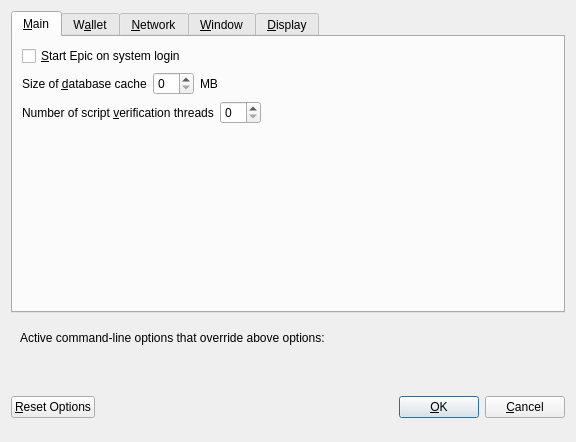
<?xml version="1.0" encoding="UTF-8"?>
<ui version="4.0">
 <class>OptionsDialog</class>
 <widget class="QDialog" name="OptionsDialog">
  <property name="geometry">
   <rect>
    <x>0</x>
    <y>0</y>
    <width>576</width>
    <height>442</height>
   </rect>
  </property>
  <property name="windowTitle">
   <string>Options</string>
  </property>
  <property name="modal">
   <bool>true</bool>
  </property>
  <layout class="QVBoxLayout" name="verticalLayout">
   <item>
    <widget class="QTabWidget" name="tabWidget">
     <property name="currentIndex">
      <number>0</number>
     </property>
     <widget class="QWidget" name="tabMain">
      <attribute name="title">
       <string>&amp;Main</string>
      </attribute>
      <layout class="QVBoxLayout" name="verticalLayout_Main">
       <item>
        <widget class="QCheckBox" name="bitcoinAtStartup">
         <property name="toolTip">
          <string>Automatically start Epic after logging in to the system.</string>
         </property>
         <property name="text">
          <string>&amp;Start Epic on system login</string>
         </property>
        </widget>
       </item>
       <item>
        <layout class="QHBoxLayout" name="horizontalLayout_2_Main">
         <item>
          <widget class="QLabel" name="databaseCacheLabel">
           <property name="text">
            <string>Size of &amp;database cache</string>
           </property>
           <property name="textFormat">
            <enum>Qt::PlainText</enum>
           </property>
           <property name="buddy">
            <cstring>databaseCache</cstring>
           </property>
          </widget>
         </item>
         <item>
          <widget class="QSpinBox" name="databaseCache"/>
         </item>
         <item>
          <widget class="QLabel" name="databaseCacheUnitLabel">
           <property name="text">
            <string>MB</string>
           </property>
           <property name="textFormat">
            <enum>Qt::PlainText</enum>
           </property>
          </widget>
         </item>
         <item>
          <spacer name="horizontalSpacer_2_Main">
           <property name="orientation">
            <enum>Qt::Horizontal</enum>
           </property>
           <property name="sizeHint" stdset="0">
            <size>
             <width>40</width>
             <height>20</height>
            </size>
           </property>
          </spacer>
         </item>
        </layout>
       </item>
       <item>
        <layout class="QHBoxLayout" name="horizontalLayout_3_Main">
         <item>
          <widget class="QLabel" name="threadsScriptVerifLabel">
           <property name="text">
            <string>Number of script &amp;verification threads</string>
           </property>
           <property name="textFormat">
            <enum>Qt::PlainText</enum>
           </property>
           <property name="buddy">
            <cstring>threadsScriptVerif</cstring>
           </property>
          </widget>
         </item>
         <item>
          <widget class="QSpinBox" name="threadsScriptVerif">
           <property name="toolTip">
            <string>(0 = auto, &lt;0 = leave that many cores free)</string>
           </property>
          </widget>
         </item>
         <item>
          <spacer name="horizontalSpacer_3_Main">
           <property name="orientation">
            <enum>Qt::Horizontal</enum>
           </property>
           <property name="sizeHint" stdset="0">
            <size>
             <width>40</width>
             <height>20</height>
            </size>
           </property>
          </spacer>
         </item>
        </layout>
       </item>
       <item>
        <spacer name="verticalSpacer_2">
         <property name="orientation">
          <enum>Qt::Vertical</enum>
         </property>
         <property name="sizeHint" stdset="0">
          <size>
           <width>20</width>
           <height>40</height>
          </size>
         </property>
        </spacer>
       </item>
      </layout>
     </widget>
     <widget class="QWidget" name="tabWallet">
      <attribute name="title">
       <string>W&amp;allet</string>
      </attribute>
      <layout class="QVBoxLayout" name="verticalLayout_Wallet">
       <item>
        <layout class="QHBoxLayout" name="horizontalLayout_2_Wallet">
         <item>
          <widget class="QLabel" name="labelStakeSplitThresholdText">
           <property name="text">
            <string>Stake split threshold:</string>
           </property>
          </widget>
         </item>
         <item>
          <widget class="QSpinBox" name="spinBoxStakeSplitThreshold">
           <property name="minimum">
            <number>1</number>
           </property>
           <property name="maximum">
            <number>999999</number>
           </property>
          </widget>
         </item>
        </layout>
       </item>
       <item>
        <widget class="QGroupBox" name="groupBox">
         <property name="title">
          <string>Expert</string>
         </property>
         <layout class="QVBoxLayout" name="verticalLayout_2">
          <item>
           <widget class="QCheckBox" name="coinControlFeatures">
            <property name="toolTip">
             <string>Whether to show coin control features or not.</string>
            </property>
            <property name="text">
             <string>Enable coin &amp;control features</string>
            </property>
           </widget>
          </item>
          <item>
           <widget class="QCheckBox" name="showMasternodesTab">
            <property name="toolTip">
             <string>Show additional tab listing all your masternodes in first sub-tab&lt;br/&gt;and all masternodes on the network in second sub-tab.</string>
            </property>
            <property name="text">
             <string>Show Masternodes Tab</string>
            </property>
           </widget>
          </item>
          <item>
           <widget class="QCheckBox" name="spendZeroConfChange">
            <property name="toolTip">
             <string>If you disable the spending of unconfirmed change, the change from a transaction&lt;br/&gt;cannot be used until that transaction has at least one confirmation.&lt;br/&gt;This also affects how your balance is computed.</string>
            </property>
            <property name="text">
             <string>&amp;Spend unconfirmed change</string>
            </property>
           </widget>
          </item>
         </layout>
        </widget>
       </item>
       <item>
        <spacer name="verticalSpacer_Wallet">
         <property name="orientation">
          <enum>Qt::Vertical</enum>
         </property>
         <property name="sizeHint" stdset="0">
          <size>
           <width>20</width>
           <height>40</height>
          </size>
         </property>
        </spacer>
       </item>
      </layout>
     </widget>
     <widget class="QWidget" name="tabNetwork">
      <attribute name="title">
       <string>&amp;Network</string>
      </attribute>
      <layout class="QVBoxLayout" name="verticalLayout_Network">
       <item>
        <widget class="QCheckBox" name="mapPortUpnp">
         <property name="toolTip">
          <string>Automatically open the Epic client port on the router. This only works when your router supports UPnP and it is enabled.</string>
         </property>
         <property name="text">
          <string>Map port using &amp;UPnP</string>
         </property>
        </widget>
       </item>
       <item>
        <widget class="QCheckBox" name="allowIncoming">
         <property name="toolTip">
          <string>Accept connections from outside</string>
         </property>
         <property name="text">
          <string>Allow incoming connections</string>
         </property>
        </widget>
       </item>
       <item>
        <widget class="QCheckBox" name="connectSocks">
         <property name="toolTip">
          <string>Connect to the Epic network through a SOCKS5 proxy.</string>
         </property>
         <property name="text">
          <string>&amp;Connect through SOCKS5 proxy (default proxy):</string>
         </property>
        </widget>
       </item>
       <item>
        <layout class="QHBoxLayout" name="horizontalLayout_1_Network">
         <item>
          <widget class="QLabel" name="proxyIpLabel">
           <property name="text">
            <string>Proxy &amp;IP:</string>
           </property>
           <property name="textFormat">
            <enum>Qt::PlainText</enum>
           </property>
           <property name="buddy">
            <cstring>proxyIp</cstring>
           </property>
          </widget>
         </item>
         <item>
          <widget class="QValidatedLineEdit" name="proxyIp">
           <property name="minimumSize">
            <size>
             <width>140</width>
             <height>0</height>
            </size>
           </property>
           <property name="maximumSize">
            <size>
             <width>140</width>
             <height>16777215</height>
            </size>
           </property>
           <property name="toolTip">
            <string>IP address of the proxy (e.g. IPv4: 127.0.0.1 / IPv6: ::1)</string>
           </property>
          </widget>
         </item>
         <item>
          <widget class="QLabel" name="proxyPortLabel">
           <property name="text">
            <string>&amp;Port:</string>
           </property>
           <property name="textFormat">
            <enum>Qt::PlainText</enum>
           </property>
           <property name="buddy">
            <cstring>proxyPort</cstring>
           </property>
          </widget>
         </item>
         <item>
          <widget class="QLineEdit" name="proxyPort">
           <property name="minimumSize">
            <size>
             <width>55</width>
             <height>0</height>
            </size>
           </property>
           <property name="maximumSize">
            <size>
             <width>55</width>
             <height>16777215</height>
            </size>
           </property>
           <property name="toolTip">
            <string>Port of the proxy (e.g. 9050)</string>
           </property>
          </widget>
         </item>
         <item>
          <spacer name="horizontalSpacer_1_Network">
           <property name="orientation">
            <enum>Qt::Horizontal</enum>
           </property>
           <property name="sizeHint" stdset="0">
            <size>
             <width>40</width>
             <height>20</height>
            </size>
           </property>
          </spacer>
         </item>
        </layout>
       </item>
       <item>
        <spacer name="verticalSpacer_Network">
         <property name="orientation">
          <enum>Qt::Vertical</enum>
         </property>
         <property name="sizeHint" stdset="0">
          <size>
           <width>20</width>
           <height>40</height>
          </size>
         </property>
        </spacer>
       </item>
      </layout>
     </widget>
     <widget class="QWidget" name="tabWindow">
      <attribute name="title">
       <string>&amp;Window</string>
      </attribute>
      <layout class="QVBoxLayout" name="verticalLayout_Window">
       <item>
        <widget class="QCheckBox" name="minimizeToTray">
         <property name="toolTip">
          <string>Show only a tray icon after minimizing the window.</string>
         </property>
         <property name="text">
          <string>&amp;Minimize to the tray instead of the taskbar</string>
         </property>
        </widget>
       </item>
       <item>
        <widget class="QCheckBox" name="minimizeOnClose">
         <property name="toolTip">
          <string>Minimize instead of exit the application when the window is closed. When this option is enabled, the application will be closed only after selecting Quit in the menu.</string>
         </property>
         <property name="text">
          <string>M&amp;inimize on close</string>
         </property>
        </widget>
       </item>
       <item>
        <spacer name="verticalSpacer_Window">
         <property name="orientation">
          <enum>Qt::Vertical</enum>
         </property>
         <property name="sizeHint" stdset="0">
          <size>
           <width>20</width>
           <height>40</height>
          </size>
         </property>
        </spacer>
       </item>
      </layout>
     </widget>
     <widget class="QWidget" name="tabDisplay">
      <attribute name="title">
       <string>&amp;Display</string>
      </attribute>
      <layout class="QVBoxLayout" name="verticalLayout_Display">
       <item>
        <layout class="QHBoxLayout" name="horizontalLayout_1_Display">
         <item>
          <widget class="QLabel" name="langLabel">
           <property name="text">
            <string>User Interface &amp;language:</string>
           </property>
           <property name="textFormat">
            <enum>Qt::PlainText</enum>
           </property>
           <property name="buddy">
            <cstring>lang</cstring>
           </property>
          </widget>
         </item>
         <item>
          <widget class="QValueComboBox" name="lang">
           <property name="toolTip">
            <string>The user interface language can be set here. This setting will take effect after restarting Epic.</string>
           </property>
          </widget>
         </item>
        </layout>
       </item>
       <item>
        <widget class="Line" name="line">
         <property name="orientation">
          <enum>Qt::Horizontal</enum>
         </property>
        </widget>
       </item>
       <item>
        <layout class="QHBoxLayout" name="horizontalLayout_2_Display">
         <item>
          <widget class="QLabel" name="unitLabel">
           <property name="text">
            <string>&amp;Unit to show amounts in:</string>
           </property>
           <property name="textFormat">
            <enum>Qt::PlainText</enum>
           </property>
           <property name="buddy">
            <cstring>unit</cstring>
           </property>
          </widget>
         </item>
         <item>
          <widget class="QValueComboBox" name="unit">
           <property name="toolTip">
            <string>Choose the default subdivision unit to show in the interface and when sending coins.</string>
           </property>
          </widget>
         </item>
        </layout>
       </item>
       <item>
        <layout class="QHBoxLayout" name="horizontalLayout_5_Display">
         <item>
          <widget class="QLabel" name="digitsLabel">
           <property name="text">
            <string>Decimal digits</string>
           </property>
          </widget>
         </item>
         <item>
          <widget class="QValueComboBox" name="digits"/>
         </item>
        </layout>
       </item>
       <item>
        <layout class="QHBoxLayout" name="horizontalLayout_3_Display">
         <item>
          <widget class="QLabel" name="thirdPartyTxUrlsLabel">
           <property name="toolTip">
            <string>Third party URLs (e.g. a block explorer) that appear in the transactions tab as context menu items. %s in the URL is replaced by transaction hash. Multiple URLs are separated by vertical bar |.</string>
           </property>
           <property name="text">
            <string>Third party transaction URLs</string>
           </property>
           <property name="buddy">
            <cstring>thirdPartyTxUrls</cstring>
           </property>
          </widget>
         </item>
         <item>
          <widget class="QLineEdit" name="thirdPartyTxUrls">
           <property name="toolTip">
            <string>Third party URLs (e.g. a block explorer) that appear in the transactions tab as context menu items. %s in the URL is replaced by transaction hash. Multiple URLs are separated by vertical bar |.</string>
           </property>
          </widget>
         </item>
        </layout>
       </item>
       <item>
        <spacer name="verticalSpacer">
         <property name="orientation">
          <enum>Qt::Vertical</enum>
         </property>
         <property name="sizeHint" stdset="0">
          <size>
           <width>20</width>
           <height>40</height>
          </size>
         </property>
        </spacer>
       </item>
      </layout>
     </widget>
    </widget>
   </item>
   <item>
    <widget class="QFrame" name="frame">
     <layout class="QVBoxLayout" name="verticalLayout_Bottom">
      <item>
       <layout class="QHBoxLayout" name="horizontalLayout_Bottom">
        <item>
         <widget class="QLabel" name="overriddenByCommandLineInfoLabel">
          <property name="text">
           <string>Active command-line options that override above options:</string>
          </property>
          <property name="textFormat">
           <enum>Qt::PlainText</enum>
          </property>
         </widget>
        </item>
        <item>
         <spacer name="horizontalSpacer_Bottom">
          <property name="orientation">
           <enum>Qt::Horizontal</enum>
          </property>
          <property name="sizeHint" stdset="0">
           <size>
            <width>40</width>
            <height>20</height>
           </size>
          </property>
         </spacer>
        </item>
       </layout>
      </item>
      <item>
       <widget class="QLabel" name="overriddenByCommandLineLabel">
        <property name="text">
         <string/>
        </property>
        <property name="textFormat">
         <enum>Qt::PlainText</enum>
        </property>
        <property name="wordWrap">
         <bool>true</bool>
        </property>
       </widget>
      </item>
     </layout>
    </widget>
   </item>
   <item>
    <layout class="QHBoxLayout" name="horizontalLayout_Buttons">
     <item>
      <widget class="QPushButton" name="resetButton">
       <property name="toolTip">
        <string>Reset all client options to default.</string>
       </property>
       <property name="text">
        <string>&amp;Reset Options</string>
       </property>
       <property name="autoDefault">
        <bool>false</bool>
       </property>
      </widget>
     </item>
     <item>
      <spacer name="horizontalSpacer_1">
       <property name="orientation">
        <enum>Qt::Horizontal</enum>
       </property>
       <property name="sizeHint" stdset="0">
        <size>
         <width>40</width>
         <height>48</height>
        </size>
       </property>
      </spacer>
     </item>
     <item>
      <widget class="QLabel" name="statusLabel">
       <property name="minimumSize">
        <size>
         <width>200</width>
         <height>0</height>
        </size>
       </property>
       <property name="font">
        <font>
         <weight>75</weight>
         <bold>true</bold>
        </font>
       </property>
       <property name="text">
        <string/>
       </property>
       <property name="textFormat">
        <enum>Qt::PlainText</enum>
       </property>
       <property name="wordWrap">
        <bool>true</bool>
       </property>
      </widget>
     </item>
     <item>
      <spacer name="horizontalSpacer_2">
       <property name="orientation">
        <enum>Qt::Horizontal</enum>
       </property>
       <property name="sizeHint" stdset="0">
        <size>
         <width>40</width>
         <height>48</height>
        </size>
       </property>
      </spacer>
     </item>
     <item>
      <widget class="QPushButton" name="okButton">
       <property name="text">
        <string>&amp;OK</string>
       </property>
       <property name="autoDefault">
        <bool>false</bool>
       </property>
       <property name="default">
        <bool>true</bool>
       </property>
      </widget>
     </item>
     <item>
      <widget class="QPushButton" name="cancelButton">
       <property name="text">
        <string>&amp;Cancel</string>
       </property>
       <property name="autoDefault">
        <bool>false</bool>
       </property>
      </widget>
     </item>
    </layout>
   </item>
  </layout>
 </widget>
 <customwidgets>
  <customwidget>
   <class>QValidatedLineEdit</class>
   <extends>QLineEdit</extends>
   <header>qvalidatedlineedit.h</header>
  </customwidget>
  <customwidget>
   <class>QValueComboBox</class>
   <extends>QComboBox</extends>
   <header>qvaluecombobox.h</header>
  </customwidget>
 </customwidgets>
 <resources/>
 <connections/>
</ui>
